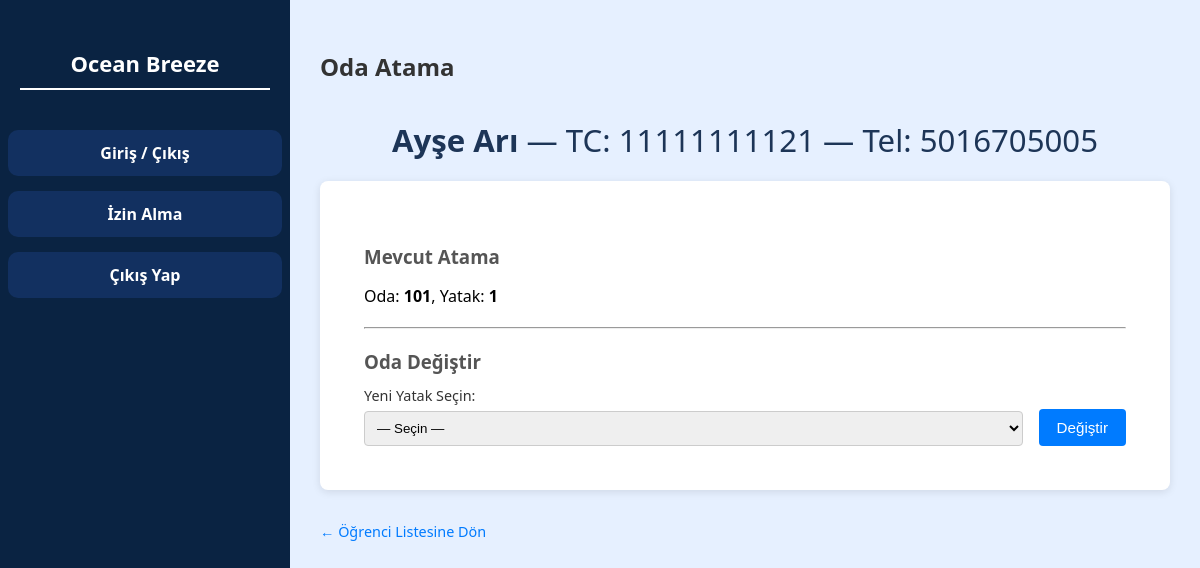
The app's page /students/room_assign.php?student_id=2 (signed in) with its own data.
### tables this page shows
CREATE TABLE `students` (
  `student_id` int(11) NOT NULL,
  `TC_no` char(11) NOT NULL,
  `first_name` varchar(50) NOT NULL,
  `last_name` varchar(50) NOT NULL,
  `birth_date` date DEFAULT NULL,
  `register_date` datetime DEFAULT current_timestamp(),
  `stud_telNo` varchar(15) DEFAULT NULL
);

CREATE TABLE `room_assignments` (
  `room_assignments_id` int(11) NOT NULL,
  `student_id` int(11) NOT NULL,
  `bed_id` int(11) NOT NULL
);

CREATE TABLE `rooms` (
  `room_id` int(11) NOT NULL,
  `room_number` varchar(10) NOT NULL,
  `capacity` int(11) NOT NULL DEFAULT 2
);

CREATE TABLE `beds` (
  `bed_id` int(11) NOT NULL,
  `room_id` int(11) NOT NULL,
  `bed_no` tinyint(3) UNSIGNED NOT NULL
);

### students/room_assign.php (the view, shortened to what this page needs)
<?php
require_once __DIR__ . '/../config/db.php';
$student_id = isset($_GET['student_id']) ? (int)$_GET['student_id'] : 0;
$st = $pdo->prepare("SELECT first_name, last_name, TC_no, stud_telNo FROM students WHERE student_id = ?");
$st->execute([$student_id]);
$student = $st->fetch(PDO::FETCH_ASSOC);
$asgn = $pdo->prepare("
  SELECT ra.room_assignments_id, b.bed_id, b.bed_no, r.room_id, r.room_number
  FROM room_assignments ra
  JOIN beds b   ON b.bed_id   = ra.bed_id
  JOIN rooms r  ON r.room_id  = b.room_id
  WHERE ra.student_id = ?
");
$asgn->execute([$student_id]);
$current = $asgn->fetch(PDO::FETCH_ASSOC);
$bedsStmt = $pdo->query("
  SELECT b.bed_id, r.room_number, b.bed_no
  FROM beds b
  JOIN rooms r ON r.room_id = b.room_id
  LEFT JOIN room_assignments ra ON ra.bed_id = b.bed_id
  WHERE ra.bed_id IS NULL
  ORDER BY r.room_number, b.bed_no
");
$availableBeds = $bedsStmt->fetchAll(PDO::FETCH_ASSOC);
?>
<!DOCTYPE html>
<html lang="tr">
<head>
  <link rel="stylesheet" href="../assets/css/sidebar.css">
</head>
<body>
 <?php include "../includes/sidebar.php"; ?>
  <main>
    <h2>Oda Atama</h2>
    <div class="student-info">
      <strong><?= htmlspecialchars($student['first_name'].' '.$student['last_name']) ?></strong>
      &mdash; TC: <?= htmlspecialchars($student['TC_no']) ?>
      &mdash; Tel: <?= htmlspecialchars($student['stud_telNo'] ?? '—') ?>
    </div>
    <div class="card">
      <?php if (!$current): ?>
        <h3>Yeni Oda Atama</h3>
        <?php if (empty($availableBeds)): ?>
          <div class="message msg-info">Şu anda boş yatak bulunmuyor.</div>
        <?php else: ?>
          <form method="post">
            <input type="hidden" name="action" value="assign">
            <label>
              Boş Yatak Seçin:
              <select name="bed_id" required>
                <option value="">— Seçin —</option>
                <?php foreach ($availableBeds as $b): ?>
                  <option value="<?= $b['bed_id'] ?>">
                    Oda <?= htmlspecialchars($b['room_number']) ?> &ndash;
                    Yatak <?= $b['bed_no'] ?>
                  </option>
                <?php endforeach; ?>
              </select>
            </label>
            <button type="submit" class="btn btn-primary">Ata</button>
          </form>
        <?php endif; ?>
      <?php else: ?>
        <h3>Mevcut Atama</h3>
        <p>
          Oda: <strong><?= htmlspecialchars($current['room_number']) ?></strong>,
          Yatak: <strong><?= $current['bed_no'] ?></strong>
        </p>
        <hr style="margin: 20px 0;">
        <h3>Oda Değiştir</h3>
        <?php if (empty($availableBeds)): ?>
          <div class="message msg-info">Taşınabilecek boş yatak kalmadı.</div>
        <?php else: ?>
          <form method="post">
            <label>
              Yeni Yatak Seçin:
              <select name="bed_id" required>
                <option value="">— Seçin —</option>
              </select>
            </label>
            <button type="submit" class="btn btn-primary">Değiştir</button>
          </form>
        <?php endif; ?>
      <?php endif; ?>
    </div>
    <a href="list_it.php" class="back-link">&larr; Öğrenci Listesine Dön</a>
  </main>
</body>
</html>

### students/room_assign.php (style rules this page uses)
body { display: flex; font-family: 'Segoe UI', sans-serif; min-height: 100vh; background: #e6f0ff; box-sizing: border-box; margin:0; padding:0; }
main { flex:1; padding: 30px; }
.card { background: #fff; border-radius: 8px; box-shadow: 0 2px 8px rgba(0,0,0,0.1); padding: 44px; margin-bottom: 40px; margin: 0 auto 20px; max-width: 1000px; }
h2 { margin-bottom: 36px; color: #333; }
h3 { margin-bottom: 12px; color: #555; }
.student-info { font-size: 1.95rem; margin-bottom: 24px; color: #1d3557; text-align: center; margin-bottom: 20px; }
.student-info strong { color: #1d3557; }
form { display: flex; flex-wrap: wrap; gap: 16px; align-items: flex-end; }
label { flex:1; display: flex; flex-direction: column; font-size: 0.9rem; color: #333; }
select { margin-top: 6px; padding: 8px; border: 1px solid #ccc; border-radius: 4px; }
.btn { padding: 10px 18px; border: none; border-radius: 4px; font-size: 0.95rem; cursor: pointer; transition: background 0.2s; }
.btn-primary { background: #007bff; color: #fff; }
.back-link { display: inline-block; margin-top: 12px; color: #007bff; text-decoration: none; font-size: 0.9rem; }

### records on screen
students: first_name+last_name "Ayşe Arı", TC_no "11111111121", stud_telNo "5016705005"
room_assignments: rooms.room_number "101", bed.bed_no "1"
